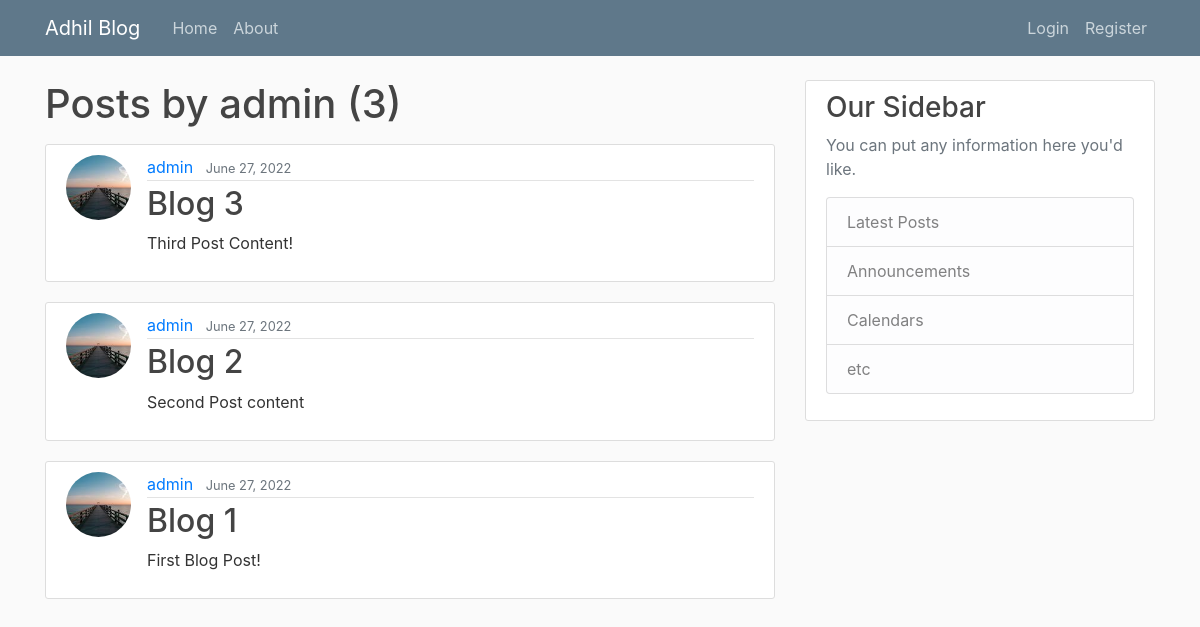
The app's page /user/admin, older data.
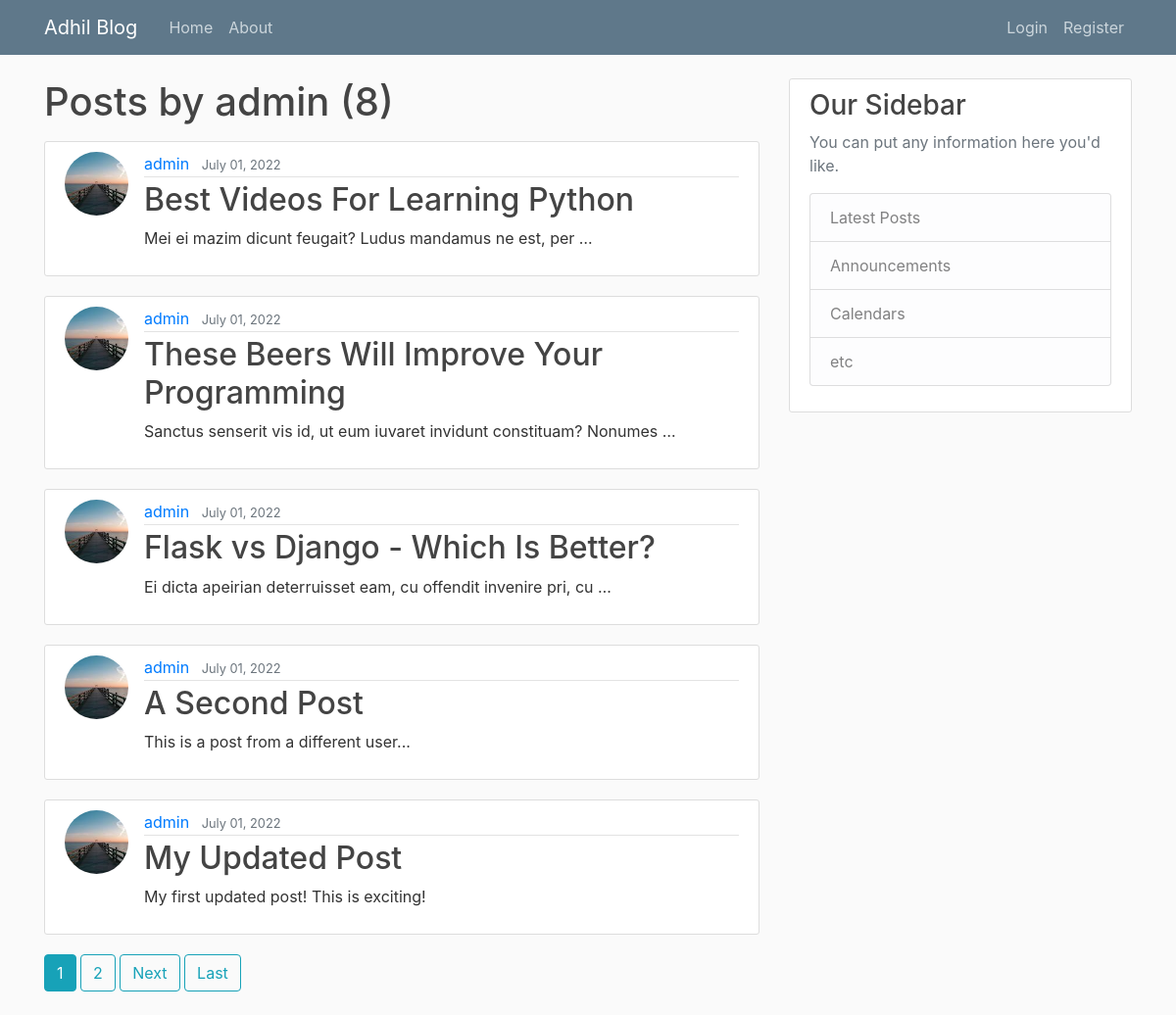
The same page, newer data.
### blog/models.py (models this page shows, shortened)
class Post(models.Model):
    title = models.CharField(max_length=100)
    content = models.TextField()
    date_posted = models.DateTimeField(default=timezone.now)
    author = models.ForeignKey(User, on_delete=models.CASCADE)

### users/models.py (models this page shows, shortened)
class Profile(models.Model):
    user = models.OneToOneField(User, on_delete=models.CASCADE)
    image = models.ImageField(default="default.jpg", upload_to='profile_pics')

### blog/views.py (the view)
# urls.py: path('user/<str:username>', UserPostListView.as_view(), name='user-posts'),
class UserPostListView(ListView):
    model = Post
    template_name = 'blog/user_posts.html'
    context_object_name = 'posts'
    paginate_by = 5
    def get_queryset(self):
        user = get_object_or_404(User, username=self.kwargs.get('username'))
        return Post.objects.filter(author=user).order_by('-date_posted')

### blog/templates/blog/user_posts.html (shortened to what this page needs)
{% extends 'blog/base.html' %}
{% block content %}
    <h1 class="mb-3">Posts by {{ view.kwargs.username}} ({{page_obj.paginator.count}})</h1>
    {% for post in posts %}
        <article class="media content-section">
            <img class="rounded-circle article-img"src="{{post.author.profile.image.url}}">
            <div class="media-body">
            <div class="article-metadata">
                <a class="mr-2" href="{% url 'user-posts' post.author.username %}">{{ post.author }}</a>
                <small class="text-muted">{{ post.date_posted|date:"F d, Y" }}</small>
            </div>
            <h2><a class="article-title" href="{% url 'post-detail' post.id %}">{{ post.title }}</a></h2>
            <p class="article-content">{{ post.content|truncatewords:10 }}</p>
            </div>
        </article>
    {% endfor %}
    {% if is_paginated %}
        {% for num in page_obj.paginator.page_range %}
            {% if page_obj.number == num %}
                <a class="btn btn-info mb-4" href="?page={{ num }}">{{ num }}</a>
            {% elif num > page_obj.number|add:'-3' and num < page_obj.number|add:'3' %}
                <a class="btn btn-outline-info mb-4" href="?page={{ num }}">{{ num }}</a>
            {% endif %}
        {% endfor %}
        {% if page_obj.has_next %}
            <a class="btn btn-outline-info mb-4" href="?page={{ page_obj.next_page_number }}">Next</a>
            <a class="btn btn-outline-info mb-4" href="?page={{page_obj.paginator.num_pages}}">Last</a>
        {% endif %}
    {% endif %}
{% endblock content %}

Row changes from the older to the newer data that the page shows:
no longer on this page (row unchanged): Post: author.profile.image (picture), author "admin", date_posted "June 27, 2022", title "Blog 3", content "Third Post Content!"
no longer on this page (row unchanged): Post: author.profile.image (picture), author "admin", date_posted "June 27, 2022", title "Blog 2", content "Second Post content"
no longer on this page (row unchanged): Post: author.profile.image (picture), author "admin", date_posted "June 27, 2022", title "Blog 1", content "First Blog Post!"
added Post: author.profile.image (picture), author "admin", date_posted "July 01, 2022", title "Best Videos For Learning Python", content "Mei ei mazim dicunt feugait? Ludus mandamus ne est, per …"
added Post: author.profile.image (picture), author "admin", date_posted "July 01, 2022", title "These Beers Will Improve Your Programming", content "Sanctus senserit vis id, ut eum iuvaret invidunt constituam? Nonumes …"
added Post: author.profile.image (picture), author "admin", date_posted "July 01, 2022", title "Flask vs Django - Which Is Better?", content "Ei dicta apeirian deterruisset eam, cu offendit invenire pri, cu …"
added Post: author.profile.image (picture), author "admin", date_posted "July 01, 2022", title "A Second Post", content "This is a post from a different user..."
added Post: author.profile.image (picture), author "admin", date_posted "July 01, 2022", title "My Updated Post", content "My first updated post! This is exciting!"
Text that changed along with them:
{{ page_obj.paginator.count }}: "3" → "8"
new list line: "1"
new list line: "2"
text now shown: "Next Last"
